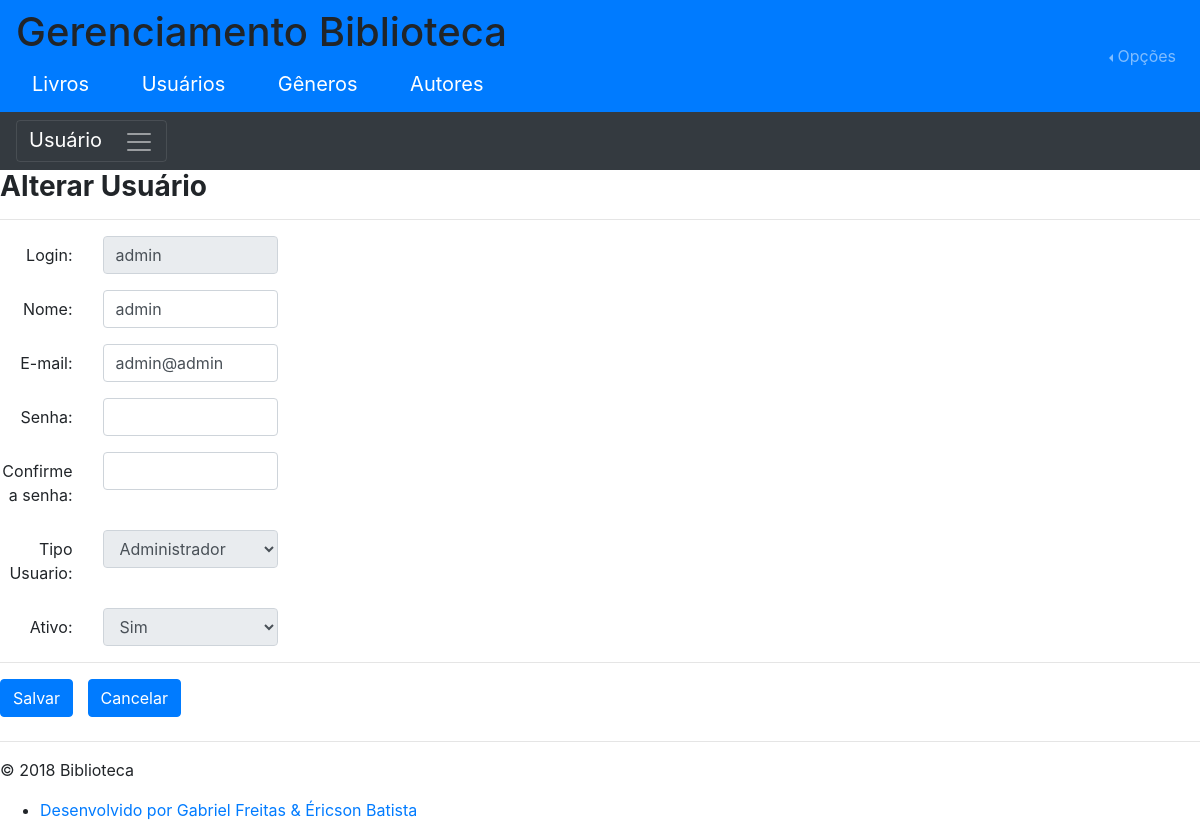
Screenshot of /view/usuario/alterar.php?login=admin (signed in) with the database file from the repository.
### tables this page shows
CREATE TABLE `usuario` (
  `usu_login` char(11) NOT NULL,
  `usu_nome` varchar(100) NOT NULL,
  `usu_email` varchar(100) DEFAULT NULL,
  `usu_senha` varchar(60) NOT NULL,
  `usu_administrador` char(1) NOT NULL,
  `usu_ativo` char(1) NOT NULL
);

### model/Usuario.php (called while the page is built, shortened)
<?php
class Usuario
{
    public static function listar($login=null, $nome=null, $ativo=null) {
        $conexao = Database::connect();
    	$sql = "SELECT usu_login, ".
    				  "usu_nome, ".
                      "usu_email, ".
                      "usu_administrador, ".
                      "usu_ativo ".
                 "FROM usuario ";
        if ($login)
            $sql.="WHERE usu_login LIKE :usu_login ";
        $stm= $conexao->prepare($sql);
        if ($login)
            $stm->bindValue(':usu_login', $login);
        if (!$stm->execute())
            return $stm->errorInfo();
        $usuarios = array();
        while ($resultado= $stm->fetch(PDO::FETCH_ASSOC)){
            $usuarios[]= array("usu_login" => $resultado['usu_login'],
                                "usu_nome" => $resultado['usu_nome'],
                               "usu_email" => $resultado['usu_email'],
                        "usu_administrador" => $resultado['usu_administrador'],
                               "usu_ativo" => $resultado['usu_ativo']);
        }
        return $usuarios;
    }
}

### view/usuario/alterar.php (the view, shortened to what this page needs)
<?php
require_once '..\cabecalho_geral.php';
require_once 'cabecalho.php';
$login= isset($_GET['login'])?$_GET['login']:null;
$resultado= Usuario::listar($login);
$usu_login= isset($resultado[0]['usu_login'])?$resultado[0]['usu_login']:null;
$usu_nome= isset($resultado[0]['usu_nome'])?$resultado[0]['usu_nome']:null;
$usu_email= isset($resultado[0]['usu_email'])?$resultado[0]['usu_email']:null;
$usu_administrador= isset($resultado[0]['usu_administrador'])?$resultado[0]['usu_administrador']:null;
$usu_ativo= isset($resultado[0]['usu_ativo'])?$resultado[0]['usu_ativo']:null;
$usu_senha= "";
?>
<div>
	<div>
		<div><h3 class="font-weight-bold">Alterar Usuário</h3><hr /></div>
		<form method='POST'>
   		<div class="form-group row">
       		<div class="col-sm-1" align="right">
            	<label class="col-form-label" for="usu_login">Login:</label>
            </div>
  	    	<div class="col-sm-2">
	            <input type='text' name='usu_login' id='usu_login' disabled class="form-control" value='<?= $usu_login ?>'>
	        </div>
        </div>
   		<div class="form-group row">
       		<div class="col-sm-1" align="right">
	            <label class="col-form-label" for="usu_nome">Nome:</label>
            </div>
  	    	<div class="col-sm-2">
	            <input type='text' name='usu_nome' id='usu_nome' class="form-control" value='<?= $usu_nome ?>'>
	        </div>
        </div>
   		<div class="form-group row">
       		<div class="col-sm-1" align="right">
	            <label class="col-form-label" for="usu_email">E-mail:</label>
            </div>
  	    	<div class="col-sm-2">
	            <input type='email' name='usu_email' id='usu_email' class="form-control" value='<?= $usu_email ?>'>
	        </div>
        </div>
   		<div class="form-group row">
       		<div class="col-sm-1" align="right">
				<label class="col-form-label" for="usu_senha">Senha:</label>
            </div>
  	    	<div class="col-sm-2">
				<input type='password' name='usu_senha' class="form-control" value='<?= $usu_senha ?>'>
			</div>
		</div>
   		<div class="form-group row">
       		<div class="col-sm-1" align="right">
				<label class="col-form-label" for="usu_senha_conf">Confirme a senha:</label>
            </div>
  	    	<div class="col-sm-2">
				<input type='password' name='usu_senha_conf' class="form-control" value='<?= $usu_senha ?>'>
			</div>
		</div>
		<?php if($_SESSION['administrador'] == 'A'){?>
		<div class="form-group row">
              <div class="col-sm-1" align="right">
              	<label class="col-form-label" for="usu_administrador" >Tipo Usuario:</label>
               </div>
              <div class="col-sm-2">
                <select name='usu_administrador' id='usu_administrador' class="form-control" <?php if ($usu_login==$_SESSION['login']){ ?> disabled <?php } ?>>
                  <option value='A' <?php if ($usu_administrador=='A') echo 'SELECTED'; ?>>Administrador</option>
                </select>
          </div>
        </div>
        <div class="form-group row">
          <div class="col-sm-1" align="right">
          	<label class="col-form-label" for="usu_ativo">Ativo:</label>
          </div>
          <div class="col-sm-2">
            <select name='usu_ativo' id='usu_ativo' class="form-control" <?php if ($usu_login==$_SESSION['login']){ ?> disabled <?php } ?>>
              <option value='S' <?php if ($usu_ativo=='S') echo 'SELECTED'; ?>>Sim</option>
            </select>
          </div>
        </div>
		<?php }?>
		<hr>
		<div class="form-group row">
    		<div class="col-sm-1" align="right">
    			<button class="btn btn-primary mb-2" type='submit' name='Salvar' value='Salvar'>Salvar</button>
    		</div>
    		<div>
				<button class="btn btn-primary mb-2" type="button" onclick='javascript:location.href="listar.php";'>Cancelar</button>
			</div>
		</div>
		</form>
	</div>
</div>
<?php require_once '..\rodape_geral.php';

### rows the page displays
usuario: usu_login "admin", usu_nome "admin", usu_email "admin@admin", usu_administrador "Administrador", usu_ativo "Sim"
